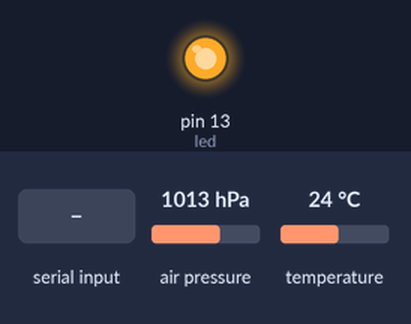
The sketch below on a simulated Arduino Uno, built with avr-gcc and run on an emulated ATmega328P. Parts: output pins drawn as LEDs (lit = HIGH). Inputs (shaded band) come from the test bench; at power-on: air pressure 1013 hPa, temperature 24 °C. EEPROM starts erased; what the sketch prints to the serial monitor is not drawn.

Above: at 1.2 s.
1.3 s: "90,45,200\n" received over Serial
4.3 s: "30,150,10\n" received over Serial
At 11.8 s:
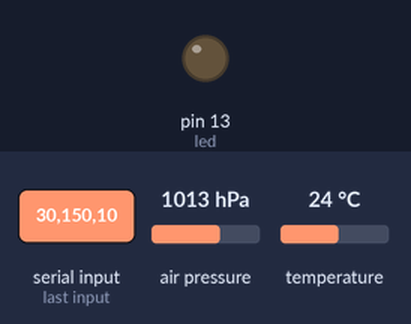
Timing chart, 0 to 13.3 s (numbered marks = the images above; inputs shaded):
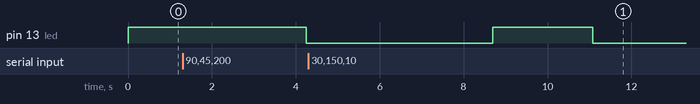

The sketch:

bmp180Logger.ino
```cpp
#include <EEPROM.h>
#include <Wire.h>
#include <TimeLib.h>
#include <SFE_BMP180.h>

/*
 * LUFTDRUCK MESSUNG mit speicherung im EPROM (Arduino 1024 Bytes)
 * HHmmssddMMyyyy z.b. 21553001072019
 * niedrigster Luftdruck: 870 hPa (12.10.1979 im Taifun Tip, Guam Nordwestpazifik), stärkster Abfall: in 24h 98hPa 2005 Hurrikan Wilma, 882hPa
 * höchster Luftdruck: 1084hPa in Mongolei, 1060 hPa 1907 in Greifswald Deutschland)
 * => nehme 850 als 0 Punkt und speichere differenz dazu in bytes im EEprom, die letzten 4 (251-254) als Steuercodes, 255 ist meist initialwert, eventuel auch 0 ?
 * 254 = Programmstart, anschließend 4 Bytes Jahr Monat Tag Stunde, dann stündlich ein Wert => komme ca 42 Tage aus
 * EEProm (0)=Low Byte aktueller Zähler
 * EEProm (1)=High Byte aktueller Zähler
 * bei Programmstart erhöhe Zähler um 1 und schreibe aktuelles Datum und Uhrzeit rein (von Serieller lesen)

 */

bool debug=false;
int led = 13; // Pin 13 has an LED connected on most Arduino boards.
int blinkCount=0;

//---Printing
int lastsecond=-1;
int lastminute=-1;


//-----BMP------------
SFE_BMP180 bmp180;
float alt = 400; // Altitude of current location in meters
int DruckNullPunkt=850;
int bmpReadCounter=0; //alle x Schleifendurchläufe lesen
double T, P, seaLevelPressure;
byte preasureDiff=0;


//----------- EEprom ----------
/*
 * 0 low
 * 1 high
 * 2 sec
 * 3 min
 * 4 stunde
 * 5 tag
 * 6 monat
 * 7 jahr
 *
 */

int eepromAdr=8; // die ersten 2 Bytes sind für den Adresszähler reserviert, vor erstem Schreiben wird der Zähler erhöht
int eePromAdrMin=8;
int eepromDumpNewLineCounter=0; //EEprom NewLineCounter
byte low,hi;
int eepromLastMinute=-1; // Minute, wann das Eeprom zuletzt geschrieben wurde
int eepromEveryMinute=30; //wieviel Minuten Abstand


// ---------------------- loop ------------
void loop() {

  BlinkLed(10);


  int serCount=Serial.available();
  if (serCount>0) SerCommand(serCount);

  ReadBmp(100);

  PrintEverySecond();

  delay(10);
}

// ---------------------- Setup -------------------------------------------------------------------
void setup()
{
  Serial.begin(9600);
  pinMode(led, OUTPUT);
  digitalWrite(led, HIGH);

  setTime(15,29,0,31,05,2019);

  // ---------- BMP ------------------
  Serial.println("Init BMP180 ...");
  bool success = bmp180.begin();
  if (success) {
    Serial.println("BMP180 init success");
  }
  else {
    Serial.println("BMP180 init failure !");
  }


  //---------- EEPROM ---------------
  low = EEPROM.read(0);
  hi = EEPROM.read(1);
  eepromAdr = low +hi*256;
  if (eepromAdr<eePromAdrMin)
  {
    eepromAdr=eePromAdrMin;
  }
  Serial.print("EEpromAdr:"  );
  Serial.println(eepromAdr);

  int se = EEPROM.read(2);
  int mi = EEPROM.read(3);
  int hr = EEPROM.read(4);
  int dd = EEPROM.read(5);
  int mo = EEPROM.read(6);
  int yy = EEPROM.read(7);

  setTime(hr, mi, se, dd, mo, yy);

  eepromLastMinute=minute();

}

void SerCommand(int byteCount)
{
  Serial.println();
  Serial.print("-------------- Serielle Eingabe Länge:");
  Serial.print(byteCount);
  Serial.println();

  if (byteCount>6)
    SetTime();
  else
    DumpEEprom();

  Serial.readString(); //lese eventuelle überreste
}

void PrintEverySecond()
{
  if (second()!=lastsecond) // every Second
  {
    lastsecond=second();
    EEPROM.write(2, second());

    PrintEveryMinute();

    if (second() % 2 == 0)
    {
      Serial.print(" ");
      Serial.print(seaLevelPressure,0);
    }
    else
    {
      Serial.print(" ");
      Serial.print(T,0);
    }
  }
}

void PrintEveryMinute()
{


  if (minute()!=lastminute)
  {

    lastminute=minute();
    WriteTimeToEprom();
    WriteEEProm(preasureDiff);

    Serial.println();
    SerPrintTime();
  }
}

void WriteTimeToEprom()
{
    EEPROM.write(2, second());
    EEPROM.write(3, minute());
    EEPROM.write(4, hour());
    EEPROM.write(5, day());
    EEPROM.write(6, month());
    EEPROM.write(7, year());
}

void SetTime()
{
      int i = 0;
    char incoming[15] = {}; //wegen Endzeichen

    //Array of Char leeren
    memset(incoming, 0, sizeof(incoming));
    //Zeit wird geliefert als HHmmssddMMyyyy, z.B. 23120027112012
    while (Serial.available() > 0 && i < sizeof(incoming) - 1) {
      incoming[i] = Serial.read();
      i++;
      delay(3);
    }

    Serial.readString(); //lese eventuelle überreste

    //in Zeit umwandeln
    char hr[3] = {};
    char min[3] = {};
    char sec[3] = {};
    char day[3] = {};
    char month[3] = {};
    char yr[5] = {};
    hr[0] = incoming[0];
    hr[1] = incoming[1];
    min[0] = incoming[2];
    min[1] = incoming[3];
    sec[0] = incoming[4];
    sec[1] = incoming[5];
    day[0] = incoming[6];
    day[1] = incoming[7];
    month[0] = incoming[8];
    month[1] = incoming[9];
    yr[0] = incoming[10];
    yr[1] = incoming[11];
    yr[2] = incoming[12];
    yr[3] = incoming[13];

    setTime(atoi(hr), atoi(min), atoi(sec),
      atoi(day), atoi(month), atoi(yr));


    Serial.print("------------------------- new Time set:");
    SerPrintTime();
    Serial.println();

    WriteTimeToEprom();
}


void ReadBmp(int maxCounter)
{

  /*
  bmpReadCounter=bmpReadCounter+1;
  if (bmpReadCounter<maxCounter) return;
  bmpReadCounter=0;
*/

  char status;

  bool success = false;

  status = bmp180.startTemperature();

  if (status != 0)
  {
    delay(200); //Delay, sonst falsche Luftdruck messwerte
    status = bmp180.getTemperature(T);

    if (status != 0) {
      status = bmp180.startPressure(3);

      if (status != 0) {
        delay(status);
        status = bmp180.getPressure(P, T);

        if (status != 0) {
          seaLevelPressure = bmp180.sealevel(P, alt);
          /*
          Serial.print(" ");
          Serial.print(seaLevelPressure,0);
          Serial.print(" ");
          Serial.print(T,0);
          */

          preasureDiff=(byte)(seaLevelPressure-DruckNullPunkt);

        }
      }
    }
  }
}


void SerPrintTime()
{
    Serial.print(year());
    Serial.print(".");
    Serial.print(month());
    Serial.print(".");
    Serial.print(day());
    Serial.print(" ");
    Serial.print(hour());
    Serial.print(":");
    Serial.print(minute());
    Serial.print(":");
    Serial.print(second());
    Serial.print(" ");
}

//----------------------------------------------- EEPROM -----------------------------------------------

//gibt EEprom vom aktuellen Adresszähler rückwärts aus (neueste Werte zuerst)
void DumpEEprom()
{
    String s=Serial.readString(); //lese restliche Serielle EIngabe, um nicht auf jedes Zeichen zu reagieren und bei jedem Zeichen zu Dumpen

    Serial.println();
    Serial.print("Eeprom Länge:");
    Serial.print(EEPROM.length());
    Serial.print(" Eingabe:");
    Serial.print(s);
    Serial.println("----------------------------------------------");

    for (int i=eepromAdr; i>1;i--) //vom aktuellen Zähler rückwärts runter zu 0
    {
      PrintValueEEprom(i);
    }
    int eepromLength=EEPROM.length();
    for (int i=eepromLength; i>eepromAdr;i--) //vom oberen Ende des Eeproms rückwärts zum Zähler
    {
      PrintValueEEprom(i);
    }
    Serial.println();
    Serial.println(" ----------------------------------------------");
    Serial.println();
}

void PrintValueEEprom(int adr)
{
      int valEEprom=EEPROM.read(adr);
      valEEprom=valEEprom+DruckNullPunkt;
      Serial.print(valEEprom);
      Serial.print(" ");
      eepromDumpNewLineCounter=eepromDumpNewLineCounter+1;
      if (eepromDumpNewLineCounter>=24)
      {
        eepromDumpNewLineCounter=0;
        Serial.println();
      }
}

void WriteEEProm(byte val)
{
  /*
    if (0!=second()) return; //nur zur vollen Minute
    int rest=minute() % 5;  //nur alle x min Speichern
    if (rest!=0) return;
    */
    int diff=abs(minute()-eepromLastMinute);
    if (diff<eepromEveryMinute) return;
    eepromLastMinute=minute();

    eepromAdr=eepromAdr+1; //niemals drüberschreiben
    EEPROM.write(eepromAdr, val);
    if (eepromAdr == EEPROM.length())
    {
      eepromAdr = eePromAdrMin; //ersten 2 Bytes für den Adresszähler, wird ja erhöt vor dem 1. Mal schreiben
    }
    low = lowByte(eepromAdr);
    hi = highByte(eepromAdr);
    EEPROM.write(0, low);
    EEPROM.write(1, hi);

    Serial.println();
    Serial.print(" --- wrote to Eprom Value:");
    Serial.print(val);
    Serial.print(" eepromAdr:");
    Serial.print(eepromAdr);
    Serial.println();

}

//----------------------------------------------- LED -----------------------------------------------

void BlinkLed(int maxCounter)
{
  blinkCount = blinkCount +1;
  if (blinkCount<maxCounter) return;

  blinkCount=0;
  int ledValue=digitalRead(led);
  digitalWrite(led, !ledValue);
  //Serial.print("Led:");
  //Serial.println(!ledValue);


}
```

Measured:
- after the input at 1.3 s, pin 13 (led): HIGH → LOW after 3.0 s instead of 0.88 s
